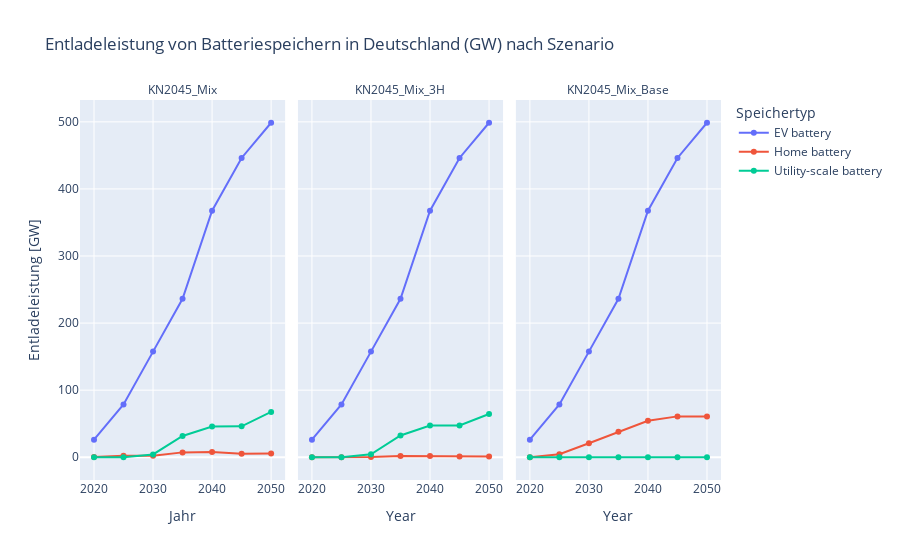
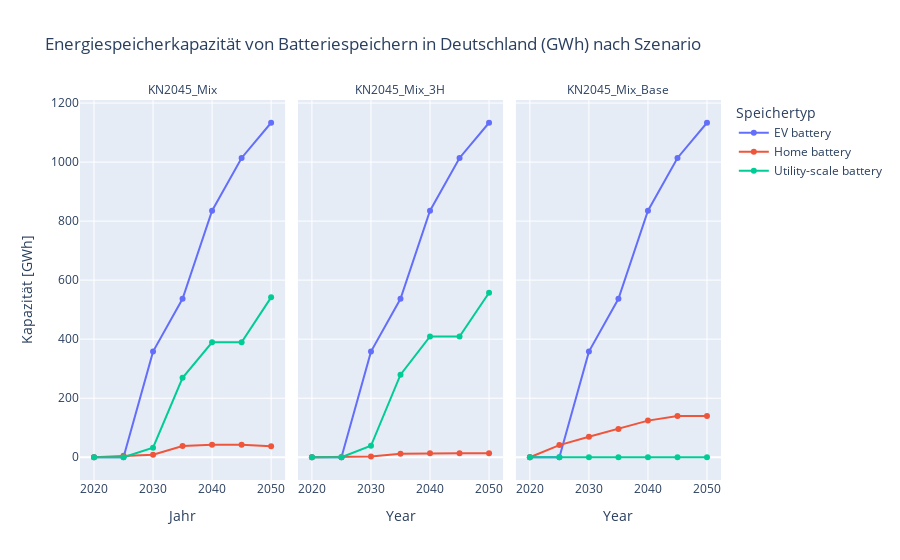
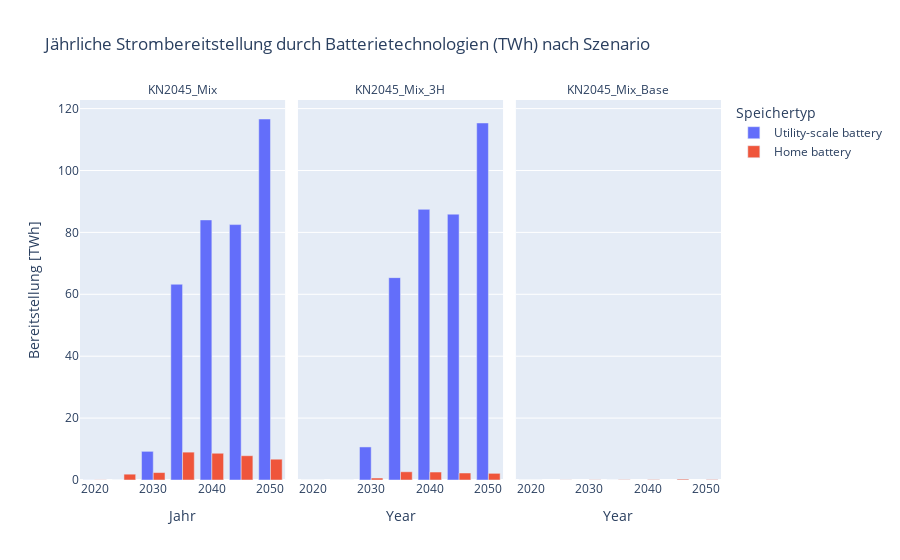

Source (notebook cell) for these figures, in order:
### Code cell
import plotly.express as px

# -----------------------------------------------------------------------------
# 1. Plot: Entladeleistung (GW) je Speichertyp und je Szenario über die Jahre
# -----------------------------------------------------------------------------
#
# Wir nehmen df_power, das die Spalten ["Scenario", "Year", "Type", "Value [GW]"] enthält.

fig_gw = px.line(
    df_power,
    x="Year",
    y="Value [GW]",
    color="Type",
    facet_col="Scenario",
    facet_col_wrap=3,  # Bei 3 Szenarien erhältst du eine Zeile mit 3 Spalten
    title="Entladeleistung von Batteriespeichern in Deutschland (GW) nach Szenario",
    markers=True
)

# Beschriftungen anpassen
fig_gw.update_layout(
    xaxis_title="Jahr",
    yaxis_title="Entladeleistung [GW]",
    legend_title_text="Speichertyp"
)

# Die einzelnen Facet-Titel etwas kürzer gestalten (entfernt das "Scenario=")
# Falls die automatische Beschriftung "Scenario=Technologiemix" etc. lautet, kürzen wir sie:
for anno in fig_gw.layout.annotations:
    # annotation text sieht typischerweise aus wie "Scenario=Technologiemix"
    parts = anno.text.split("=")
    if len(parts) == 2:
        anno.text = parts[1]

fig_gw.show()



# -----------------------------------------------------------------------------
# 2. Plot: Energiespeicherkapazität (GWh) je Speichertyp und je Szenario
# -----------------------------------------------------------------------------
#
# Wir nehmen df_energy, das die Spalten ["Scenario", "Year", "Type", "Value [GWh]"] enthält.

fig_gwh = px.line(
    df_energy,
    x="Year",
    y="Value [GWh]",
    color="Type",
    facet_col="Scenario",
    facet_col_wrap=3,
    title="Energiespeicherkapazität von Batteriespeichern in Deutschland (GWh) nach Szenario",
    markers=True
)

fig_gwh.update_layout(
    xaxis_title="Jahr",
    yaxis_title="Kapazität [GWh]",
    legend_title_text="Speichertyp"
)

for anno in fig_gwh.layout.annotations:
    parts = anno.text.split("=")
    if len(parts) == 2:
        anno.text = parts[1]

fig_gwh.show()



# -----------------------------------------------------------------------------
# 3. Plot: Jährliche Strombereitstellung durch Batterietechnologien (TWh)
#    – je Typ, je Szenario
# -----------------------------------------------------------------------------
#
# df_discharge enthält ["Scenario", "Year", "Type", "Value [TWh]"].
# Wir mappen die Carrier-Namen auf lesbare Typ-Bezeichnungen:

carrier_map = {
    "battery discharger":        "Utility-scale battery",
    "home battery discharger":   "Home battery",
    "V2G":                       "EV battery"
}

df_discharge_plot = df_discharge.copy()
df_discharge_plot["Type"] = df_discharge_plot["Type"].map(carrier_map)

fig_discharge = px.bar(
    df_discharge_plot,
    x="Year",
    y="Value [TWh]",
    color="Type",
    facet_col="Scenario",
    facet_col_wrap=3,
    barmode="group",
    title="Jährliche Strombereitstellung durch Batterietechnologien (TWh) nach Szenario"
)

fig_discharge.update_layout(
    xaxis_title="Jahr",
    yaxis_title="Bereitstellung [TWh]",
    legend_title_text="Speichertyp"
)

for anno in fig_discharge.layout.annotations:
    parts = anno.text.split("=")
    if len(parts) == 2:
        anno.text = parts[1]

fig_discharge.show()

### Figure 1 — Plotly figure (JSON) as saved in the notebook; plotly's stock layout.template omitted (floating-point values rounded to 4 significant figures)
{"data": [{"hovertemplate": "Type=EV battery<br>Scenario=KN2045_Mix<br>Year=%{x}<br>Value [GW]=%{y}<extra></extra>", "legendgroup": "EV battery", "line": {"color": "#636efa", "dash": "solid"}, "marker": {"symbol": "circle"}, "mode": "lines+markers", "name": "EV battery", "orientation": "v", "showlegend": true, "type": "scatter", "x": [2020, 2025, 2030, 2035, 2040, 2045, 2050], "xaxis": "x", "y": [26.24, 78.73, 157.5, 236.2, 367.4, 446.1, 498.6], "yaxis": "y"}, {"hovertemplate": "Type=EV battery<br>Scenario=KN2045_Mix_3H<br>Year=%{x}<br>Value [GW]=%{y}<extra></extra>", "legendgroup": "EV battery", "line": {"color": "#636efa", "dash": "solid"}, "marker": {"symbol": "circle"}, "mode": "lines+markers", "name": "EV battery", "orientation": "v", "showlegend": false, "type": "scatter", "x": [2020, 2025, 2030, 2035, 2040, 2045, 2050], "xaxis": "x2", "y": [26.24, 78.73, 157.5, 236.2, 367.4, 446.1, 498.6], "yaxis": "y2"}, {"hovertemplate": "Type=EV battery<br>Scenario=KN2045_Mix_Base<br>Year=%{x}<br>Value [GW]=%{y}<extra></extra>", "legendgroup": "EV battery", "line": {"color": "#636efa", "dash": "solid"}, "marker": {"symbol": "circle"}, "mode": "lines+markers", "name": "EV battery", "orientation": "v", "showlegend": false, "type": "scatter", "x": [2020, 2025, 2030, 2035, 2040, 2045, 2050], "xaxis": "x3", "y": [26.24, 78.73, 157.5, 236.2, 367.4, 446.1, 498.6], "yaxis": "y3"}, {"hovertemplate": "Type=Home battery<br>Scenario=KN2045_Mix<br>Year=%{x}<br>Value [GW]=%{y}<extra></extra>", "legendgroup": "Home battery", "line": {"color": "#EF553B", "dash": "solid"}, "marker": {"symbol": "circle"}, "mode": "lines+markers", "name": "Home battery", "orientation": "v", "showlegend": true, "type": "scatter", "x": [2020, 2025, 2030, 2035, 2040, 2045, 2050], "xaxis": "x", "y": [0.289, 2.341, 2.084, 7.264, 7.752, 5.264, 5.528], "yaxis": "y"}, {"hovertemplate": "Type=Home battery<br>Scenario=KN2045_Mix_3H<br>Year=%{x}<br>Value [GW]=%{y}<extra></extra>", "legendgroup": "Home battery", "line": {"color": "#EF553B", "dash": "solid"}, "marker": {"symbol": "circle"}, "mode": "lines+markers", "name": "Home battery", "orientation": "v", "showlegend": false, "type": "scatter", "x": [2020, 2025, 2030, 2035, 2040, 2045, 2050], "xaxis": "x2", "y": [0.0007594, 0.0008002, 0.5349, 1.993, 1.717, 1.203, 1.208], "yaxis": "y2"}, {"hovertemplate": "Type=Home battery<br>Scenario=KN2045_Mix_Base<br>Year=%{x}<br>Value [GW]=%{y}<extra></extra>", "legendgroup": "Home battery", "line": {"color": "#EF553B", "dash": "solid"}, "marker": {"symbol": "circle"}, "mode": "lines+markers", "name": "Home battery", "orientation": "v", "showlegend": false, "type": "scatter", "x": [2020, 2025, 2030, 2035, 2040, 2045, 2050], "xaxis": "x3", "y": [6.541e-08, 4.451, 20.87, 38.03, 54.3, 60.93, 60.93], "yaxis": "y3"}, {"hovertemplate": "Type=Utility-scale battery<br>Scenario=KN2045_Mix<br>Year=%{x}<br>Value [GW]=%{y}<extra></extra>", "legendgroup": "Utility-scale battery", "line": {"color": "#00cc96", "dash": "solid"}, "marker": {"symbol": "circle"}, "mode": "lines+markers", "name": "Utility-scale battery", "orientation": "v", "showlegend": true, "type": "scatter", "x": [2020, 2025, 2030, 2035, 2040, 2045, 2050], "xaxis": "x", "y": [0.009436, 0.0005444, 4.205, 31.72, 45.87, 46.08, 67.59], "yaxis": "y"}, {"hovertemplate": "Type=Utility-scale battery<br>Scenario=KN2045_Mix_3H<br>Year=%{x}<br>Value [GW]=%{y}<extra></extra>", "legendgroup": "Utility-scale battery", "line": {"color": "#00cc96", "dash": "solid"}, "marker": {"symbol": "circle"}, "mode": "lines+markers", "name": "Utility-scale battery", "orientation": "v", "showlegend": false, "type": "scatter", "x": [2020, 2025, 2030, 2035, 2040, 2045, 2050], "xaxis": "x2", "y": [0.000513, 0.0004893, 4.506, 32.39, 47.37, 47.37, 64.5], "yaxis": "y2"}, {"hovertemplate": "Type=Utility-scale battery<br>Scenario=KN2045_Mix_Base<br>Year=%{x}<br>Value [GW]=%{y}<extra></extra>", "legendgroup": "Utility-scale battery", "line": {"color": "#00cc96", "dash": "solid"}, "marker": {"symbol": "circle"}, "mode": "lines+markers", "name": "Utility-scale battery", "orientation": "v", "showlegend": false, "type": "scatter", "x": [2020, 2025, 2030, 2035, 2040, 2045, 2050], "xaxis": "x3", "y": [9.184e-08, 1.541e-13, 1.423e-13, 1.6e-06, 1.661e-13, 2.186e-14, 1.583e-14], "yaxis": "y3"}], "layout": {"annotations": [{"font": {}, "showarrow": false, "text": "KN2045_Mix", "x": 0.16, "xanchor": "center", "xref": "paper", "y": 1, "yanchor": "bottom", "yref": "paper"}, {"font": {}, "showarrow": false, "text": "KN2045_Mix_3H", "x": 0.5, "xanchor": "center", "xref": "paper", "y": 1, "yanchor": "bottom", "yref": "paper"}, {"font": {}, "showarrow": false, "text": "KN2045_Mix_Base", "x": 0.84, "xanchor": "center", "xref": "paper", "y": 1, "yanchor": "bottom", "yref": "paper"}], "legend": {"title": {"text": "Speichertyp"}, "tracegroupgap": 0}, "title": {"text": "Entladeleistung von Batteriespeichern in Deutschland (GW) nach Szenario"}, "xaxis": {"anchor": "y", "domain": [0, 0.32], "title": {"text": "Jahr"}}, "xaxis2": {"anchor": "y2", "domain": [0.34, 0.66], "matches": "x", "title": {"text": "Year"}}, "xaxis3": {"anchor": "y3", "domain": [0.68, 1.0], "matches": "x", "title": {"text": "Year"}}, "yaxis": {"anchor": "x", "domain": [0, 1], "title": {"text": "Entladeleistung [GW]"}}, "yaxis2": {"anchor": "x2", "domain": [0, 1], "matches": "y", "showticklabels": false}, "yaxis3": {"anchor": "x3", "domain": [0, 1], "matches": "y", "showticklabels": false}}}

### Figure 2 — Plotly figure (JSON) as saved in the notebook; plotly's stock layout.template omitted (floating-point values rounded to 4 significant figures)
{"data": [{"hovertemplate": "Type=EV battery<br>Scenario=KN2045_Mix<br>Year=%{x}<br>Value [GWh]=%{y}<extra></extra>", "legendgroup": "EV battery", "line": {"color": "#636efa", "dash": "solid"}, "marker": {"symbol": "circle"}, "mode": "lines+markers", "name": "EV battery", "orientation": "v", "showlegend": true, "type": "scatter", "x": [2020, 2025, 2030, 2035, 2040, 2045, 2050], "xaxis": "x", "y": [0.0, 0.0, 357.9, 536.8, 835.0, 1014.0, 1133.0], "yaxis": "y"}, {"hovertemplate": "Type=EV battery<br>Scenario=KN2045_Mix_3H<br>Year=%{x}<br>Value [GWh]=%{y}<extra></extra>", "legendgroup": "EV battery", "line": {"color": "#636efa", "dash": "solid"}, "marker": {"symbol": "circle"}, "mode": "lines+markers", "name": "EV battery", "orientation": "v", "showlegend": false, "type": "scatter", "x": [2020, 2025, 2030, 2035, 2040, 2045, 2050], "xaxis": "x2", "y": [0.0, 0.0, 357.9, 536.8, 835.0, 1014.0, 1133.0], "yaxis": "y2"}, {"hovertemplate": "Type=EV battery<br>Scenario=KN2045_Mix_Base<br>Year=%{x}<br>Value [GWh]=%{y}<extra></extra>", "legendgroup": "EV battery", "line": {"color": "#636efa", "dash": "solid"}, "marker": {"symbol": "circle"}, "mode": "lines+markers", "name": "EV battery", "orientation": "v", "showlegend": false, "type": "scatter", "x": [2020, 2025, 2030, 2035, 2040, 2045, 2050], "xaxis": "x3", "y": [0.0, 0.0, 357.9, 536.8, 835.0, 1014.0, 1133.0], "yaxis": "y3"}, {"hovertemplate": "Type=Home battery<br>Scenario=KN2045_Mix<br>Year=%{x}<br>Value [GWh]=%{y}<extra></extra>", "legendgroup": "Home battery", "line": {"color": "#EF553B", "dash": "solid"}, "marker": {"symbol": "circle"}, "mode": "lines+markers", "name": "Home battery", "orientation": "v", "showlegend": true, "type": "scatter", "x": [2020, 2025, 2030, 2035, 2040, 2045, 2050], "xaxis": "x", "y": [0.3053, 5.492, 8.496, 37.91, 42.34, 42.33, 37.41], "yaxis": "y"}, {"hovertemplate": "Type=Home battery<br>Scenario=KN2045_Mix_3H<br>Year=%{x}<br>Value [GWh]=%{y}<extra></extra>", "legendgroup": "Home battery", "line": {"color": "#EF553B", "dash": "solid"}, "marker": {"symbol": "circle"}, "mode": "lines+markers", "name": "Home battery", "orientation": "v", "showlegend": false, "type": "scatter", "x": [2020, 2025, 2030, 2035, 2040, 2045, 2050], "xaxis": "x2", "y": [0.002302, 0.002431, 2.233, 11.48, 13.47, 13.47, 13.47], "yaxis": "y2"}, {"hovertemplate": "Type=Home battery<br>Scenario=KN2045_Mix_Base<br>Year=%{x}<br>Value [GWh]=%{y}<extra></extra>", "legendgroup": "Home battery", "line": {"color": "#EF553B", "dash": "solid"}, "marker": {"symbol": "circle"}, "mode": "lines+markers", "name": "Home battery", "orientation": "v", "showlegend": false, "type": "scatter", "x": [2020, 2025, 2030, 2035, 2040, 2045, 2050], "xaxis": "x3", "y": [6.432e-08, 41.1, 69.5, 96.0, 124.1, 139.4, 139.4], "yaxis": "y3"}, {"hovertemplate": "Type=Utility-scale battery<br>Scenario=KN2045_Mix<br>Year=%{x}<br>Value [GWh]=%{y}<extra></extra>", "legendgroup": "Utility-scale battery", "line": {"color": "#00cc96", "dash": "solid"}, "marker": {"symbol": "circle"}, "mode": "lines+markers", "name": "Utility-scale battery", "orientation": "v", "showlegend": true, "type": "scatter", "x": [2020, 2025, 2030, 2035, 2040, 2045, 2050], "xaxis": "x", "y": [0.01147, 0.0009978, 32.29, 269.0, 389.3, 389.3, 541.7], "yaxis": "y"}, {"hovertemplate": "Type=Utility-scale battery<br>Scenario=KN2045_Mix_3H<br>Year=%{x}<br>Value [GWh]=%{y}<extra></extra>", "legendgroup": "Utility-scale battery", "line": {"color": "#00cc96", "dash": "solid"}, "marker": {"symbol": "circle"}, "mode": "lines+markers", "name": "Utility-scale battery", "orientation": "v", "showlegend": false, "type": "scatter", "x": [2020, 2025, 2030, 2035, 2040, 2045, 2050], "xaxis": "x2", "y": [0.0005856, 0.0009532, 38.93, 279.9, 409.3, 409.3, 557.3], "yaxis": "y2"}, {"hovertemplate": "Type=Utility-scale battery<br>Scenario=KN2045_Mix_Base<br>Year=%{x}<br>Value [GWh]=%{y}<extra></extra>", "legendgroup": "Utility-scale battery", "line": {"color": "#00cc96", "dash": "solid"}, "marker": {"symbol": "circle"}, "mode": "lines+markers", "name": "Utility-scale battery", "orientation": "v", "showlegend": false, "type": "scatter", "x": [2020, 2025, 2030, 2035, 2040, 2045, 2050], "xaxis": "x3", "y": [9.007e-08, 2.022e-13, 1.818e-13, 1.771e-06, 2.151e-13, 2.707e-14, 1.744e-14], "yaxis": "y3"}], "layout": {"annotations": [{"font": {}, "showarrow": false, "text": "KN2045_Mix", "x": 0.16, "xanchor": "center", "xref": "paper", "y": 1, "yanchor": "bottom", "yref": "paper"}, {"font": {}, "showarrow": false, "text": "KN2045_Mix_3H", "x": 0.5, "xanchor": "center", "xref": "paper", "y": 1, "yanchor": "bottom", "yref": "paper"}, {"font": {}, "showarrow": false, "text": "KN2045_Mix_Base", "x": 0.84, "xanchor": "center", "xref": "paper", "y": 1, "yanchor": "bottom", "yref": "paper"}], "legend": {"title": {"text": "Speichertyp"}, "tracegroupgap": 0}, "title": {"text": "Energiespeicherkapazität von Batteriespeichern in Deutschland (GWh) nach Szenario"}, "xaxis": {"anchor": "y", "domain": [0, 0.32], "title": {"text": "Jahr"}}, "xaxis2": {"anchor": "y2", "domain": [0.34, 0.66], "matches": "x", "title": {"text": "Year"}}, "xaxis3": {"anchor": "y3", "domain": [0.68, 1.0], "matches": "x", "title": {"text": "Year"}}, "yaxis": {"anchor": "x", "domain": [0, 1], "title": {"text": "Kapazität [GWh]"}}, "yaxis2": {"anchor": "x2", "domain": [0, 1], "matches": "y", "showticklabels": false}, "yaxis3": {"anchor": "x3", "domain": [0, 1], "matches": "y", "showticklabels": false}}}

### Figure 3 — Plotly figure (JSON) as saved in the notebook; plotly's stock layout.template omitted (floating-point values rounded to 4 significant figures)
{"data": [{"alignmentgroup": "True", "hovertemplate": "Type=Utility-scale battery<br>Scenario=KN2045_Mix<br>Year=%{x}<br>Value [TWh]=%{y}<extra></extra>", "legendgroup": "Utility-scale battery", "marker": {"color": "#636efa", "pattern": {"shape": ""}}, "name": "Utility-scale battery", "offsetgroup": "Utility-scale battery", "orientation": "v", "showlegend": true, "textposition": "auto", "type": "bar", "x": [2020, 2025, 2030, 2035, 2040, 2045, 2050], "xaxis": "x", "y": [0.02183, 0.0009973, 9.26, 63.24, 84.03, 82.52, 116.6], "yaxis": "y"}, {"alignmentgroup": "True", "hovertemplate": "Type=Utility-scale battery<br>Scenario=KN2045_Mix_3H<br>Year=%{x}<br>Value [TWh]=%{y}<extra></extra>", "legendgroup": "Utility-scale battery", "marker": {"color": "#636efa", "pattern": {"shape": ""}}, "name": "Utility-scale battery", "offsetgroup": "Utility-scale battery", "orientation": "v", "showlegend": false, "textposition": "auto", "type": "bar", "x": [2020, 2025, 2030, 2035, 2040, 2045, 2050], "xaxis": "x2", "y": [0.001441, 0.0007751, 10.68, 65.38, 87.44, 85.89, 115.4], "yaxis": "y2"}, {"alignmentgroup": "True", "hovertemplate": "Type=Utility-scale battery<br>Scenario=KN2045_Mix_Base<br>Year=%{x}<br>Value [TWh]=%{y}<extra></extra>", "legendgroup": "Utility-scale battery", "marker": {"color": "#636efa", "pattern": {"shape": ""}}, "name": "Utility-scale battery", "offsetgroup": "Utility-scale battery", "orientation": "v", "showlegend": false, "textposition": "auto", "type": "bar", "x": [2020, 2035], "xaxis": "x3", "y": [3.474e-07, 5.681e-06], "yaxis": "y3"}, {"alignmentgroup": "True", "hovertemplate": "Type=Home battery<br>Scenario=KN2045_Mix<br>Year=%{x}<br>Value [TWh]=%{y}<extra></extra>", "legendgroup": "Home battery", "marker": {"color": "#EF553B", "pattern": {"shape": ""}}, "name": "Home battery", "offsetgroup": "Home battery", "orientation": "v", "showlegend": true, "textposition": "auto", "type": "bar", "x": [2020, 2025, 2030, 2035, 2040, 2045, 2050], "xaxis": "x", "y": [0.0519, 1.882, 2.401, 9.0, 8.642, 7.849, 6.719], "yaxis": "y"}, {"alignmentgroup": "True", "hovertemplate": "Type=Home battery<br>Scenario=KN2045_Mix_3H<br>Year=%{x}<br>Value [TWh]=%{y}<extra></extra>", "legendgroup": "Home battery", "marker": {"color": "#EF553B", "pattern": {"shape": ""}}, "name": "Home battery", "offsetgroup": "Home battery", "orientation": "v", "showlegend": false, "textposition": "auto", "type": "bar", "x": [2020, 2025, 2030, 2035, 2040, 2045, 2050], "xaxis": "x2", "y": [0.001571, 0.001166, 0.6379, 2.657, 2.575, 2.262, 2.152], "yaxis": "y2"}, {"alignmentgroup": "True", "hovertemplate": "Type=Home battery<br>Scenario=KN2045_Mix_Base<br>Year=%{x}<br>Value [TWh]=%{y}<extra></extra>", "legendgroup": "Home battery", "marker": {"color": "#EF553B", "pattern": {"shape": ""}}, "name": "Home battery", "offsetgroup": "Home battery", "orientation": "v", "showlegend": false, "textposition": "auto", "type": "bar", "x": [2020, 2025, 2030, 2035, 2040, 2045, 2050], "xaxis": "x3", "y": [2.445e-07, 0.04016, 0.0681, 0.09409, 0.1216, 0.2732, 0.1366], "yaxis": "y3"}], "layout": {"annotations": [{"font": {}, "showarrow": false, "text": "KN2045_Mix", "x": 0.16, "xanchor": "center", "xref": "paper", "y": 1, "yanchor": "bottom", "yref": "paper"}, {"font": {}, "showarrow": false, "text": "KN2045_Mix_3H", "x": 0.5, "xanchor": "center", "xref": "paper", "y": 1, "yanchor": "bottom", "yref": "paper"}, {"font": {}, "showarrow": false, "text": "KN2045_Mix_Base", "x": 0.84, "xanchor": "center", "xref": "paper", "y": 1, "yanchor": "bottom", "yref": "paper"}], "barmode": "group", "legend": {"title": {"text": "Speichertyp"}, "tracegroupgap": 0}, "title": {"text": "Jährliche Strombereitstellung durch Batterietechnologien (TWh) nach Szenario"}, "xaxis": {"anchor": "y", "domain": [0, 0.32], "title": {"text": "Jahr"}}, "xaxis2": {"anchor": "y2", "domain": [0.34, 0.66], "matches": "x", "title": {"text": "Year"}}, "xaxis3": {"anchor": "y3", "domain": [0.68, 1.0], "matches": "x", "title": {"text": "Year"}}, "yaxis": {"anchor": "x", "domain": [0, 1], "title": {"text": "Bereitstellung [TWh]"}}, "yaxis2": {"anchor": "x2", "domain": [0, 1], "matches": "y", "showticklabels": false}, "yaxis3": {"anchor": "x3", "domain": [0, 1], "matches": "y", "showticklabels": false}}}
